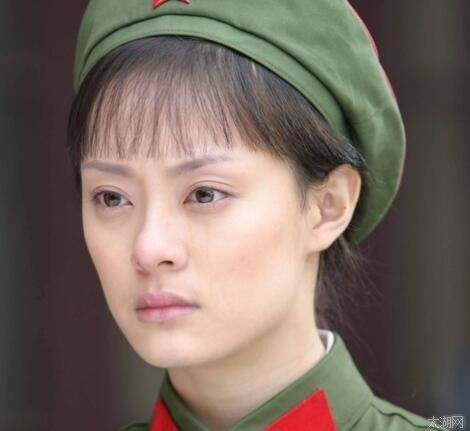
//> input picture windows/code/bin/2.jpg, 470 x 431 px
$ ./main   (built with g++ and OpenCV 4)
//> lines starting //> are read from the running program, lines starting //| are printed output that depends on the picture
#include <opencv2/core.hpp>
#include <opencv2/imgcodecs.hpp>
#include <opencv2/highgui.hpp>
#include <opencv2/imgproc.hpp>
#include <iostream>

using namespace cv;
using namespace std;

void  PrintMs(const char *text = "")
{
	static long long last = 0;
	long long cur = getTickCount();  //Opencv

	if (last == 0)
	{
		last = cur;
		return;
	}

	long long ms;
	ms = (double)(cur - last) / getTickFrequency() * 1000;  //ms

	if (*text != 0)
	{
		printf("%s = %d ms\n", text, ms);
	}

	last = getTickCount();
}

int main(int argc, char *argv[])
{
	Mat img1 = imread("2.jpg");
//> img1 is the input picture: 431 rows x 470 cols, CV_8UC3; mean B, G, R 97.1, 106.8, 120.8
	Mat img2 = imread("3.jpg");
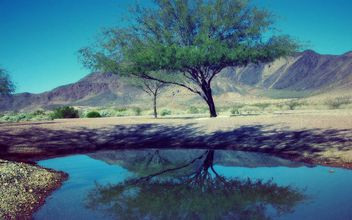
//> input picture windows/code/bin/3.jpg, 352 x 220 px
//> img2 is the input picture: 220 rows x 352 cols, CV_8UC3; mean B, G, R 127.4, 112, 75.3
	int  height = img1.rows;
//> height = 431
	int width1 = img1.cols;
//> width1 = 470
	int width2 = img2.cols;
//> width2 = 352

	/* 将高图像等比缩放与低图像一致*/
	if (img1.rows > img2.rows) {
		height = img2.rows;
//> height = 220
		width1 = img1.cols * ((float)img2.rows / img1.rows);
//> width1 = 239
		resize(img1, img1, Size(width1, height));
//> img1: 220 rows x 239 cols, CV_8UC3
	}
	else if(img1.rows < img2.rows) {
		width2 = img2.cols *  ((float)img1.rows / img2.rows);
		resize(img2, img2, Size(width2, height));
	}

	// 创建目标图像
	Mat  des;
	des.create(height, width1 + width2, img1.type());

	Mat r1 = des(Rect(0,0, width1, height));
	img1.copyTo(r1);
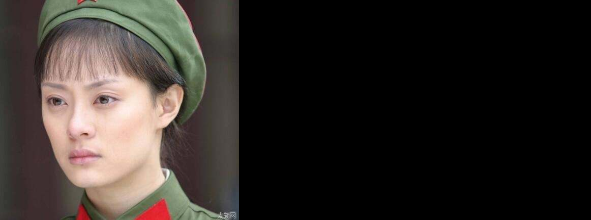
//> des: 220 rows x 591 cols, CV_8UC3; mean B, G, R 39.2, 43.1, 48.8
	Mat r2 = des(Rect(width1, 0, width2, height));
//> r2: 220 rows x 352 cols, CV_8UC3; every value is 0
	img2.copyTo(r2);
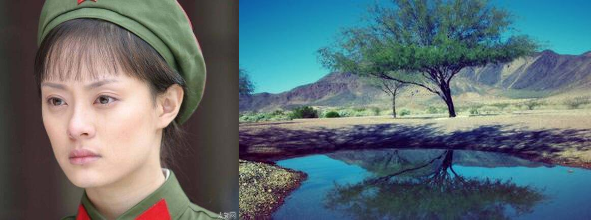
//> des: 220 rows x 591 cols, CV_8UC3; mean B, G, R 115.1, 109.8, 93.7

	namedWindow("des");
	imshow("des", des);
	waitKey(0);
	return 0;
}
